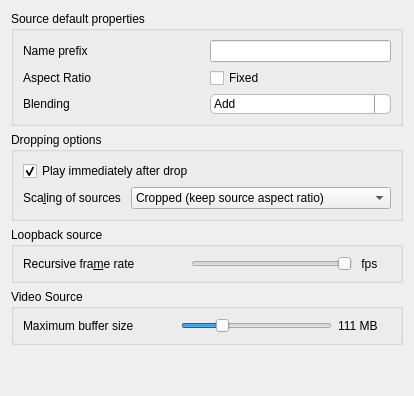
         <widget class="QWidget" name="PageSources">
          <layout class="QVBoxLayout" name="verticalLayout_5">
           <item>
            <widget class="QGroupBox" name="groupBoxSource">
             <property name="toolTip">
              <string>Initial properties at the creation of a source</string>
             </property>
             <property name="title">
              <string>Source default properties</string>
             </property>
             <layout class="QVBoxLayout" name="verticalLayout_11">
              <item>
               <layout class="QHBoxLayout" name="horizontalLayout_9">
                <item>
                 <widget class="QLabel" name="label_17">
                  <property name="sizePolicy">
                   <sizepolicy hsizetype="Expanding" vsizetype="Preferred">
                    <horstretch>0</horstretch>
                    <verstretch>0</verstretch>
                   </sizepolicy>
                  </property>
                  <property name="text">
                   <string>Name prefix</string>
                  </property>
                 </widget>
                </item>
                <item>
                 <widget class="QLineEdit" name="sourceDefaultName">
                  <property name="toolTip">
                   <string>Default name prefix at the creation of a source</string>
                  </property>
                 </widget>
                </item>
               </layout>
              </item>
              <item>
               <layout class="QHBoxLayout" name="horizontalLayout_12">
                <item>
                 <widget class="QLabel" name="label_28">
                  <property name="text">
                   <string>Aspect Ratio</string>
                  </property>
                 </widget>
                </item>
                <item>
                 <widget class="QCheckBox" name="sourceDefaultAspectRatio">
                  <property name="toolTip">
                   <string>Default rescale mode at creation of a source</string>
                  </property>
                  <property name="text">
                   <string>Fixed</string>
                  </property>
                 </widget>
                </item>
               </layout>
              </item>
              <item>
               <layout class="QHBoxLayout" name="horizontalLayout_13">
                <item>
                 <widget class="QLabel" name="label_29">
                  <property name="text">
                   <string>Blending</string>
                  </property>
                 </widget>
                </item>
                <item>
                 <widget class="QComboBox" name="sourceDefaultBlending">
                  <property name="toolTip">
                   <string>Default blending mode at the creation of a source</string>
                  </property>
                  <property name="styleSheet">
                   <string notr="true">QComboBox {
     border: 1px solid palette(mid);
     border-radius: 5px;
     padding: 1px 3px 1px 3px;
     font-size: 12px;
     max-height: 42px;
 }

 QComboBox:on { /* shift the text when the popup opens */
     padding-top: 3px;
     padding-left: 4px;
 }

 QComboBox::drop-down {
     subcontrol-origin: padding;
     subcontrol-position: top right;
     width: 15px;
     border-left-width: 1px;
     border-left-color: palette(dark);
     border-left-style: solid; /* just a single line */
     border-top-right-radius: 5px; /* same radius as the QComboBox */
     border-bottom-right-radius: 5px;
 }

 QComboBox::down-arrow {
     image: url(:/glmixer/icons/downarrow.png);
 }

 QComboBox::down-arrow:on {
     top: 1px;
     left: 1px;
 }</string>
                  </property>
                  <property name="currentIndex">
                   <number>0</number>
                  </property>
                  <property name="iconSize">
                   <size>
                    <width>32</width>
                    <height>32</height>
                   </size>
                  </property>
                  <item>
                   <property name="text">
                    <string>Add</string>
                   </property>
                   <property name="icon">
                    <iconset resource="../images.qrc">
                     <normaloff>:/glmixer/images/blend_colormix.png</normaloff>:/glmixer/images/blend_colormix.png</iconset>
                   </property>
                  </item>
                  <item>
                   <property name="text">
                    <string>Subtract</string>
                   </property>
                   <property name="icon">
                    <iconset resource="../images.qrc">
                     <normaloff>:/glmixer/images/blend_inversecolormix.png</normaloff>:/glmixer/images/blend_inversecolormix.png</iconset>
                   </property>
                  </item>
                  <item>
                   <property name="text">
                    <string>Add Layer</string>
                   </property>
                   <property name="icon">
                    <iconset resource="../images.qrc">
                     <normaloff>:/glmixer/images/blend_layercolormix.png</normaloff>:/glmixer/images/blend_layercolormix.png</iconset>
                   </property>
                  </item>
                  <item>
                   <property name="text">
                    <string>Subtract layer</string>
                   </property>
                   <property name="icon">
                    <iconset resource="../images.qrc">
                     <normaloff>:/glmixer/images/blend_layerinversecolormix.png</normaloff>:/glmixer/images/blend_layerinversecolormix.png</iconset>
                   </property>
                  </item>
                  <item>
                   <property name="text">
                    <string>Opacity</string>
                   </property>
                   <property name="icon">
                    <iconset resource="../images.qrc">
                     <normaloff>:/glmixer/images/blend_layeropacity.png</normaloff>:/glmixer/images/blend_layeropacity.png</iconset>
                   </property>
                  </item>
                 </widget>
                </item>
               </layout>
              </item>
             </layout>
            </widget>
           </item>
           <item>
            <widget class="QGroupBox" name="groupBoxDrop">
             <property name="title">
              <string>Dropping options</string>
             </property>
             <layout class="QVBoxLayout" name="verticalLayout_2">
              <item>
               <widget class="QCheckBox" name="defaultStartPlaying">
                <property name="toolTip">
                 <string>Check if you want to start playing when dropping a source.</string>
                </property>
                <property name="text">
                 <string>Play immediately after drop</string>
                </property>
                <property name="checked">
                 <bool>true</bool>
                </property>
               </widget>
              </item>
              <item>
               <layout class="QHBoxLayout" name="horizontalLayoutScaling">
                <item>
                 <widget class="QLabel" name="ScalingLabel">
                  <property name="text">
                   <string>Sca&amp;ling of sources </string>
                  </property>
                  <property name="buddy">
                   <cstring>scalingModeSelection</cstring>
                  </property>
                 </widget>
                </item>
                <item>
                 <widget class="QComboBox" name="scalingModeSelection">
                  <property name="toolTip">
                   <string>Select how the source scale will be adjusted when dropped.</string>
                  </property>
                  <property name="iconSize">
                   <size>
                    <width>24</width>
                    <height>24</height>
                   </size>
                  </property>
                  <item>
                   <property name="text">
                    <string>Cropped (keep source aspect ratio)</string>
                   </property>
                   <property name="icon">
                    <iconset resource="../icons.qrc">
                     <normaloff>:/glmixer/icons/scale-source-cropped.png</normaloff>:/glmixer/icons/scale-source-cropped.png</iconset>
                   </property>
                  </item>
                  <item>
                   <property name="text">
                    <string>Centered (keep source aspect ratio)</string>
                   </property>
                   <property name="icon">
                    <iconset resource="../icons.qrc">
                     <normaloff>:/glmixer/icons/scale-source-centered.png</normaloff>:/glmixer/icons/scale-source-centered.png</iconset>
                   </property>
                  </item>
                  <item>
                   <property name="text">
                    <string>Scaled (use rendering aspect ratio)</string>
                   </property>
                   <property name="icon">
                    <iconset resource="../icons.qrc">
                     <normaloff>:/glmixer/icons/scale-source-scaled.png</normaloff>:/glmixer/icons/scale-source-scaled.png</iconset>
                   </property>
                  </item>
                  <item>
                   <property name="text">
                    <string>Pixel (original size inside rendering buffer)</string>
                   </property>
                   <property name="icon">
                    <iconset resource="../icons.qrc">
                     <normaloff>:/glmixer/icons/scale-source-pixel.png</normaloff>:/glmixer/icons/scale-source-pixel.png</iconset>
                   </property>
                  </item>
                 </widget>
                </item>
               </layout>
              </item>
             </layout>
            </widget>
           </item>
           <item>
            <widget class="QGroupBox" name="groupBoxLoopback">
             <property name="title">
              <string>Loopback source</string>
             </property>
             <layout class="QHBoxLayout" name="horizontalLayout_3">
              <item>
               <widget class="QLabel" name="label_3">
                <property name="sizePolicy">
                 <sizepolicy hsizetype="Expanding" vsizetype="Preferred">
                  <horstretch>0</horstretch>
                  <verstretch>0</verstretch>
                 </sizepolicy>
                </property>
                <property name="toolTip">
                 <string>Frame rate for the loop-back (skipping some frames if lower than rendering)</string>
                </property>
                <property name="text">
                 <string>Recursive fra&amp;me rate</string>
                </property>
                <property name="buddy">
                 <cstring>loopbackSkippedFrames</cstring>
                </property>
               </widget>
              </item>
              <item>
               <widget class="QSlider" name="loopbackSkippedFrames">
                <property name="toolTip">
                 <string>&lt;html&gt;&lt;head/&gt;&lt;body&gt;&lt;p&gt;Target frame rate for recursive loopback source.&lt;/p&gt;&lt;/body&gt;&lt;/html&gt;</string>
                </property>
                <property name="minimum">
                 <number>1</number>
                </property>
                <property name="maximum">
                 <number>13</number>
                </property>
                <property name="pageStep">
                 <number>1</number>
                </property>
                <property name="value">
                 <number>1</number>
                </property>
                <property name="orientation">
                 <enum>Qt::Horizontal</enum>
                </property>
                <property name="invertedAppearance">
                 <bool>true</bool>
                </property>
                <property name="invertedControls">
                 <bool>true</bool>
                </property>
               </widget>
              </item>
              <item>
               <widget class="QLabel" name="loopbackFPS">
                <property name="text">
                 <string notr="true"> fps</string>
                </property>
               </widget>
              </item>
              <item>
               <widget class="QLabel" name="label_25">
                <property name="toolTip">
                 <string>&lt;html&gt;&lt;head/&gt;&lt;body&gt;&lt;p&gt;Recurrent loopback source can be refreshed with a framerate lower than the rendering framerate (skipping frames).&lt;/p&gt;&lt;p&gt;The maximum value is defined by the rendering framerate (Render preference).&lt;/p&gt;&lt;/body&gt;&lt;/html&gt;</string>
                </property>
                <property name="text">
                 <string/>
                </property>
                <property name="pixmap">
                 <pixmap resource="../icons.qrc">:/glmixer/icons/info.png</pixmap>
                </property>
               </widget>
              </item>
             </layout>
            </widget>
           </item>
           <item>
            <widget class="QGroupBox" name="groupBoxVideo">
             <property name="title">
              <string>Video Source</string>
             </property>
             <layout class="QGridLayout" name="gridLayout_2">
              <item row="0" column="0">
               <layout class="QHBoxLayout" name="horizontalLayout_8">
                <item>
                 <widget class="QLabel" name="label_10">
                  <property name="sizePolicy">
                   <sizepolicy hsizetype="Expanding" vsizetype="Preferred">
                    <horstretch>0</horstretch>
                    <verstretch>0</verstretch>
                   </sizepolicy>
                  </property>
                  <property name="text">
                   <string>Maximum buffer size</string>
                  </property>
                 </widget>
                </item>
                <item>
                 <widget class="QSlider" name="MemoryUsagePolicySlider">
                  <property name="toolTip">
                   <string>&lt;html&gt;&lt;head/&gt;&lt;body&gt;&lt;p&gt;Select maximum amount of RAM used reading for a video file.&lt;/p&gt;&lt;/body&gt;&lt;/html&gt;</string>
                  </property>
                  <property name="maximum">
                   <number>100</number>
                  </property>
                  <property name="value">
                   <number>25</number>
                  </property>
                  <property name="orientation">
                   <enum>Qt::Horizontal</enum>
                  </property>
                 </widget>
                </item>
                <item>
                 <widget class="QLabel" name="MemoryUsageMaximumLabel">
                  <property name="text">
                   <string notr="true">111 MB</string>
                  </property>
                 </widget>
                </item>
                <item>
                 <widget class="QLabel" name="label_6">
                  <property name="toolTip">
                   <string>&lt;html&gt;&lt;head/&gt;&lt;body&gt;&lt;p&gt;Buffers are used to preload frames in memory before display. Playback and nagivation can be smoother.&lt;/p&gt;&lt;p&gt;Indicate how much RAM the machine can afford &lt;span style=&quot; text-decoration: underline;&quot;&gt;for each video&lt;/span&gt;.&lt;/p&gt;&lt;/body&gt;&lt;/html&gt;</string>
                  </property>
                  <property name="pixmap">
                   <pixmap resource="../icons.qrc">:/glmixer/icons/info.png</pixmap>
                  </property>
                 </widget>
                </item>
               </layout>
              </item>
             </layout>
            </widget>
           </item>
           <item>
            <spacer name="verticalSpacerSource">
             <property name="orientation">
              <enum>Qt::Vertical</enum>
             </property>
             <property name="sizeHint" stdset="0">
              <size>
               <width>20</width>
               <height>40</height>
              </size>
             </property>
            </spacer>
           </item>
          </layout>
         </widget>
